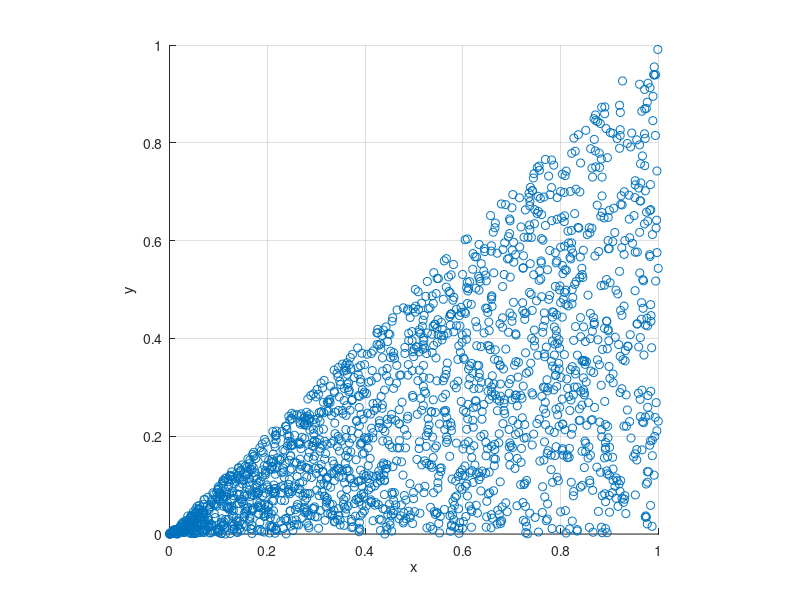

Reproduce this figure in MATLAB.
tic
clear all; close all; clc;
pkg load statistics;

N = 1e4;

X = rand(1, N);
Y = zeros(1, N);

for (i = 1 : N)
  Y(i) = X(i) * rand();
end

figure; hold on; grid on;
scatter(X(1:2000), Y(1:2000));
axis('square');
xlabel('x'); ylabel('y');

covXY_sim = cov(X, Y)

toc